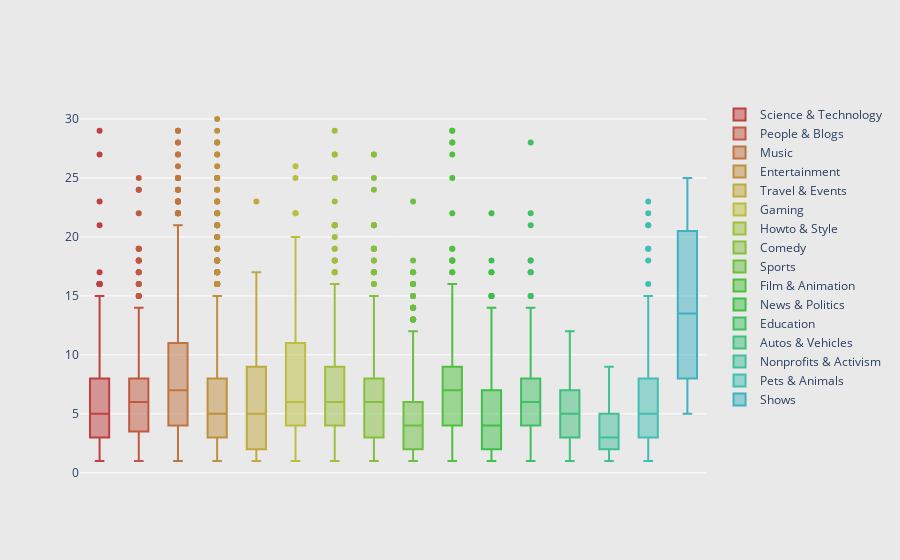

Write notebook code for a chart like this one.
### Markdown cell above
Gráfico interativo dos boxplots do número de vezes que um vídeo ficou em trend por categoria no plotly

### Code cell
import plotly.graph_objects as go
import numpy as np

N = 30     # Number of boxes

# generate an array of rainbow colors by fixing the saturation and lightness of the HSL
# representation of colour and marching around the hue.
# Plotly accepts any CSS color format, see e.g. http://www.w3schools.com/cssref/css_colors_legal.asp.
c = ['hsl('+str(h)+',50%'+',50%)' for h in np.linspace(0, 360, N)]

categories = trend_count['category_name'].unique()
# Each box is represented by a dict that contains the data, the type, and the colour.
# Use list comprehension to describe N boxes, each with a different colour and with different randomly generated data:
fig = go.Figure(data=[go.Box(
    y=trend_count[trend_count['category_name'] == categories[i]]['trend_count'],
    marker_color=c[i],
    name= categories[i],
    ) for i in range(0, len(categories))])

# format the layout
fig.update_layout(
    xaxis=dict(showgrid=False, zeroline=False, showticklabels=False),
    yaxis=dict(zeroline=False, gridcolor='white'),
    paper_bgcolor='rgb(233,233,233)',
    plot_bgcolor='rgb(233,233,233)',
)

fig.show()

### Figure 1 — Plotly figure (JSON) as saved in the notebook; plotly's stock layout.template omitted (floating-point values rounded to 4 significant figures; data arrays with more than 128 entries replaced by an {"elided": "..."} marker saying what was removed)
{"data": [{"marker": {"color": "hsl(0.0,50%,50%)"}, "name": "Science & Technology", "type": "box", "y": {"elided": "386 int values"}}, {"marker": {"color": "hsl(12.413793103448276,50%,50%)"}, "name": "People & Blogs", "type": "box", "y": {"elided": "484 int values"}}, {"marker": {"color": "hsl(24.82758620689655,50%,50%)"}, "name": "Music", "type": "box", "y": {"elided": "814 int values"}}, {"marker": {"color": "hsl(37.241379310344826,50%,50%)"}, "name": "Entertainment", "type": "box", "y": {"elided": "1619 int values"}}, {"marker": {"color": "hsl(49.6551724137931,50%,50%)"}, "name": "Travel & Events", "type": "box", "y": [4, 2, 2, 11, 2, 6, 13, 4, 6, 23, 6, 4, 3, 8, 7, 8, 10, 2, 9, 11, 1, 1, 3, 5, 9, 3, 1, 4, 1, 1, 14, 6, 6, 9, 6, 5, 1, 14, 17, 11, 1, 14, 5, 2, 13, 4, 9, 4, 7, 11, 6, 1, 4, 9, 5, 1, 7, 2, 2, 11, 2, 1, 8, 9, 5]}, {"marker": {"color": "hsl(62.06896551724138,50%,50%)"}, "name": "Gaming", "type": "box", "y": [9, 8, 6, 1, 7, 8, 4, 5, 2, 5, 4, 2, 18, 22, 3, 2, 7, 8, 5, 6, 4, 2, 4, 3, 8, 1, 7, 4, 14, 18, 5, 12, 6, 15, 3, 5, 13, 11, 7, 20, 13, 3, 5, 2, 8, 25, 8, 3, 5, 15, 4, 11, 7, 7, 7, 1, 1, 14, 6, 22, 5, 6, 3, 8, 5, 6, 5, 15, 26, 7, 8, 6, 1, 5, 4, 7, 7, 15, 20, 13, 4, 7, 14, 14, 10, 2, 12, 3, 6, 3, 6, 20, 5, 5, 1, 20, 3, 19, 3, 4, 3, 6]}, {"marker": {"color": "hsl(74.48275862068965,50%,50%)"}, "name": "Howto & Style", "type": "box", "y": {"elided": "600 int values"}}, {"marker": {"color": "hsl(86.89655172413794,50%,50%)"}, "name": "Comedy", "type": "box", "y": {"elided": "546 int values"}}, {"marker": {"color": "hsl(99.3103448275862,50%,50%)"}, "name": "Sports", "type": "box", "y": {"elided": "447 int values"}}, {"marker": {"color": "hsl(111.72413793103448,50%,50%)"}, "name": "Film & Animation", "type": "box", "y": {"elided": "323 int values"}}, {"marker": {"color": "hsl(124.13793103448276,50%,50%)"}, "name": "News & Politics", "type": "box", "y": {"elided": "499 int values"}}, {"marker": {"color": "hsl(136.55172413793105,50%,50%)"}, "name": "Education", "type": "box", "y": {"elided": "254 int values"}}, {"marker": {"color": "hsl(148.9655172413793,50%,50%)"}, "name": "Autos & Vehicles", "type": "box", "y": [4, 2, 7, 3, 4, 5, 6, 1, 6, 4, 3, 1, 4, 4, 8, 3, 8, 5, 7, 11, 6, 8, 2, 7, 5, 7, 6, 1, 7, 8, 5, 5, 2, 9, 4, 5, 10, 7, 3, 8, 2, 3, 5, 9, 1, 7, 8, 4, 5, 4, 3, 7, 7, 11, 10, 4, 7, 3, 2, 7, 5, 10, 3, 4, 6, 8, 12, 1, 1, 5, 4]}, {"marker": {"color": "hsl(161.3793103448276,50%,50%)"}, "name": "Nonprofits & Activism", "type": "box", "y": [3, 9, 6, 1, 2, 5, 3, 1, 4, 8, 4, 3, 3, 1]}, {"marker": {"color": "hsl(173.79310344827587,50%,50%)"}, "name": "Pets & Animals", "type": "box", "y": {"elided": "144 int values"}}, {"marker": {"color": "hsl(186.20689655172413,50%,50%)"}, "name": "Shows", "type": "box", "y": [5, 16, 25, 11]}], "layout": {"paper_bgcolor": "rgb(233,233,233)", "plot_bgcolor": "rgb(233,233,233)", "xaxis": {"showgrid": false, "showticklabels": false, "zeroline": false}, "yaxis": {"gridcolor": "white", "zeroline": false}}}
